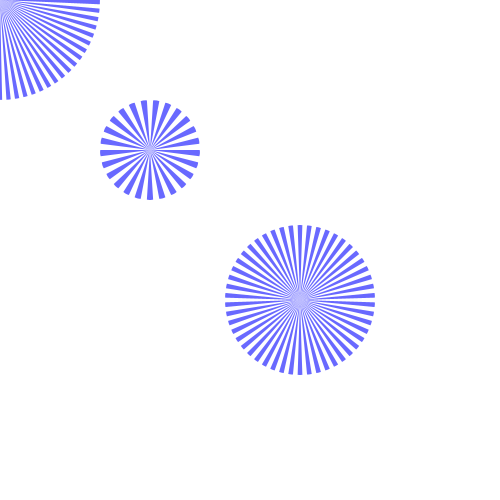
Frame 1 (no input)
Frame 60 (the mouse pressed at the canvas centre just before this capture): identical to frame 1, image omitted
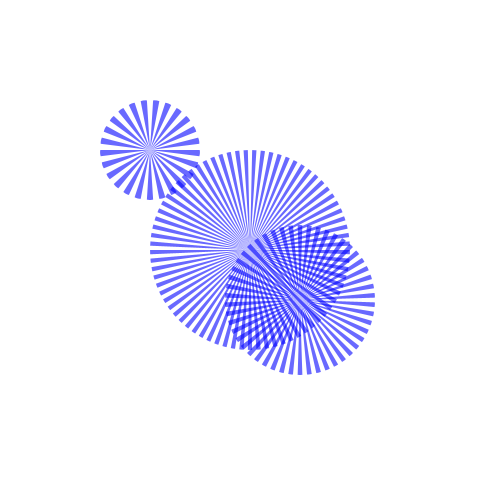
Frame 120 (the mouse held since frame 60 and released just before this capture)

The Processing sketch that drew these frames (run headless with seeded random() and noise(); from frame 60 on, the mouse is pressed at the canvas centre):

// Processing sketch: Cheese___Moire_01
// ── Cheese___Moire_01.pde
/**
 * Cheese & Moiré
 * A functional function for making graphic cheeses ;–) 
 * 
 * MW 23.10.2015
 *
 * REF : 
 *
 */

/////////////////////////// GLOBALS ////////////////////////////

/////////////////////////// SETUP ////////////////////////////

void setup() {
  background(255);
  size(500, 500);
  smooth();
}

/////////////////////////// DRAW ////////////////////////////

void draw() {
  background(255);
  fill(0, 0, 255, 150);

  // @params: x & y postions, number of cheese slices, diameter size
  cheese(150, 150, 25, 100);
  cheese(300, 300, 50, 150);

  cheese(mouseX, mouseY, 73, 200);
}

/////////////////////////// FUNCTIONS ////////////////////////////

// @params: x & y postions, number of cheese slices, diameter size
void cheese(float _x, float _y, int _numSlices, float _dia) {

  noStroke();
  float cheeseSlices = TWO_PI/_numSlices; 
  float yAnime = map(sin(frameCount*0.1), -1, 1, 0, 0);

  for (int i=0; i<_numSlices; i++) {
    pushMatrix();
    translate(_x, _y);  
    //rotate(frameCount*0.01);
    rotate(i*cheeseSlices);
    arc(0, yAnime, _dia/2, _dia, (PI*2.5)-(cheeseSlices/2), (PI*2.5)+(cheeseSlices/2));
    popMatrix();
  }
}
